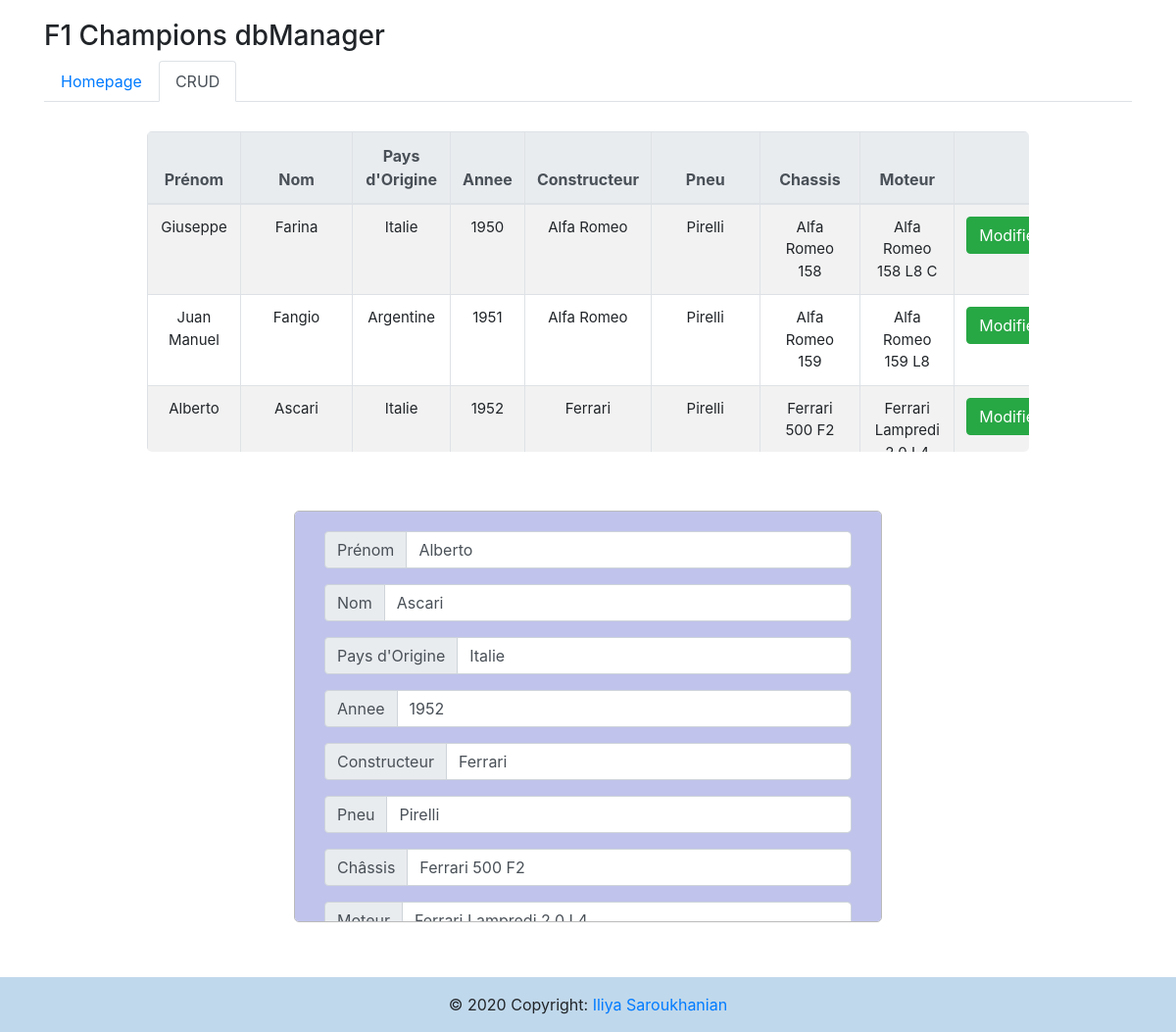
The app's page /crud.php?edit=3 with its own data.
### tables this page shows
CREATE TABLE `f1Champs` (
  `idAnnee` int(11) NOT NULL,
  `prenom` varchar(30) NOT NULL,
  `nom` varchar(40) NOT NULL,
  `paysOrigine` varchar(30) NOT NULL,
  `annee` int(4) NOT NULL,
  `constructeur` varchar(50) NOT NULL,
  `pneu` varchar(40) NOT NULL,
  `chassis` varchar(60) NOT NULL,
  `moteur` varchar(60) NOT NULL
);

### crud.php (the view, shortened to what this page needs)
<?php
require_once("bdd/db_connection.php");
$prenom = filter_input(INPUT_POST, 'prenom', FILTER_SANITIZE_STRING);
$nom = filter_input(INPUT_POST, 'nom', FILTER_SANITIZE_STRING);
?>
<!DOCTYPE html>
<html class="no-js">
<head>
    <link rel="stylesheet" href="https://stackpath.bootstrapcdn.com/bootstrap/4.5.0/css/bootstrap.min.css">
    <link rel="stylesheet" type="text/css" href="styles/crud.css">
</head>
<body>
    <div class="container">
        <h3>F1 Champions dbManager</h3>
        <ul class="nav nav-tabs">
            <li class="nav-item">
                <a class="nav-link" href="index.php">Homepage</a>
            </li>
            <li class="nav-item">
                <a class="nav-link active">CRUD</a>
            </li>
        </ul>
    </div>
    <div>
        <?php
            $resultat = $conn->query('SELECT * FROM f1Champs');
        ?>
        <div id="container">
            <table class="table table-fixed-header table-hover table-striped table-bordered" style="border: 1px solid #bbbbbb;">
                <thead class="thead-light">
                    <tr>
                        <th style="width:5%; text-align:center;" scope="col">Prénom</th>
                        <th style="width:5%; text-align:center;" scope="col">Nom</th>
                        <th style="width:5%; text-align:center;" scope="col">Pays d'Origine</th>
                        <th style="width:5%; text-align:center;" scope="col">Annee</th>
                        <th style="width:5%; text-align:center;" scope="col">Constructeur</th>
                        <th style="width:5%; text-align:center;" scope="col">Pneu</th>
                        <th style="width:5%; text-align:center;" scope="col">Chassis</th>
                        <th style="width:5%; text-align:center;" scope="col">Moteur</th>
                        <th style="width:5%; text-align:center;" colspan="8" scope="col">Action</th>
                    </tr>
                </thead>
                <div>
                    <tbody>
                        <?php while ($donnees = $resultat->fetch()) { ?>
                            <tr scope="row">
                                <td style="text-align:center;"><?php echo $donnees['prenom']; ?></td>
                                <td style="text-align:center;"><?php echo $donnees['nom']; ?></td>
                                <td style="text-align:center;"><?php echo $donnees['paysOrigine']; ?></td>
                                <td style="text-align:center;"><?php echo $donnees['annee']; ?></td>
                                <td style="text-align:center;"><?php echo $donnees['constructeur']; ?></td>
                                <td style="text-align:center;"><?php echo $donnees['pneu']; ?></td>
                                <td style="text-align:center;"><?php echo $donnees['chassis']; ?></td>
                                <td style="text-align:center;"><?php echo $donnees['moteur']; ?></td>
                                <td style="text-align:center;" id="edit">
                                    <?php
                                    if (isset($_GET['edit'])) {
                                        $id = $_GET['edit'];
                                        $requete = $conn->query("SELECT * FROM f1Champs WHERE idAnnee=$id");
                                        if ($requete->rowCount() == 1) {
                                            while ($data = $requete->fetch()) {
                                                $prenom = $data['prenom'];
                                                $nom = $data['nom'];
                                                $paysOrigine = $data['paysOrigine'];
                                                $annee = $data['annee'];
                                                $constructeur = $data['constructeur'];
                                                $pneu = $data['pneu'];
                                                $chassis = $data['chassis'];
                                                $moteur = $data['moteur'];
                                            }
                                        }
                                    }
                                    ?>
                                    <a name="edit" href="crud.php?edit=<?php echo $donnees['idAnnee']; ?>" class="btn btn-success">Modifier</a>
                                </td>
                            </tr>
                        <?php } ?>
                    </tbody>
                </div>
            </table>
        </div>
        <div class="form-group">
            <form method="POST" action="#">
                <div class="input-group mb-3">
                    <div class="input-group-prepend">
                        <span for="prenom" class="input-group-text">Prénom</span>
                    </div>
                    <input type="text" class="form-control" name="prenom" value="<?php if (isset($_POST['prenom']) || isset($prenom)) {
                                                                                        echo $prenom;
                                                                                    } else {
                                                                                        echo "";
                                                                                    } ?>" />
                </div>
                <div class="input-group mb-3">
                    <div class="input-group-prepend">
                        <span for="nom" class="input-group-text">Nom</span>
                    </div>
                    <input type="text" class="form-control" name="nom" value="<?php if (isset($_POST['nom']) || isset($nom)) {
                                                                                    echo $nom;
                                                                                } else {
                                                                                    echo "";
                                                                                } ?>" />
                </div>
                <div class="input-group mb-3">
                    <div class="input-group-prepend">
                        <span for="paysOrigine" class="input-group-text">Pays d'Origine</span>
                    </div>
                    <input type="text" class="form-control" name="paysOrigine" value="<?php if (isset($_POST['paysOrigine']) || isset($paysOrigine)) {
                                                                                        echo $paysOrigine;
                                                                                    } else {
                                                                                        echo "";
                                                                                    } ?>" />
                </div>
                <div class="input-group mb-3">
                    <div class="input-group-prepend">
                        <span for="annee" class="input-group-text">Annee</span>
                    </div>
                    <input type="number" class="form-control" min="0" name="annee" value="<?php if (isset($_POST['annee']) || isset($annee)) {
                                                                                            echo $annee;
                                                                                        } else {
                                                                                            echo "";
                                                                                        } ?>" />
                </div>
                <div class="input-group mb-3">
                    <div class="input-group-prepend">
                        <span for="constructeur" class="input-group-text">Constructeur</span>
                    </div>
                    <input type="text" class="form-control" name="constructeur" value="<?php if (isset($_POST['constructeur']) || isset($constructeur)) {
                                                                                    echo $constructeur;
                                                                                } else {
                                                                                    echo "";
                                                                                } ?>" />
                </div>
                <div class="input-group mb-3">
                    <div class="input-group-prepend">
                        <span for="pneu" class="input-group-text">Pneu</span>
                    </div>
                    <input type="text" class="form-control" name="pneu" value="<?php if (isset($_POST['pneu']) || isset($pneu)) {
                                                                                    echo $pneu;
                                                                                } else {
                                                                                    echo "";
                                                                                } ?>" />
                </div>
                <div class="input-group mb-3">
                    <div class="input-group-prepend">
                        <span for="chassis" class="input-group-text">Châssis</span>
                    </div>
                    <input type="text" class="form-control" name="chassis" value="<?php if (isset($_POST['chassis']) || isset($chassis)) {
                                                                                    echo $chassis;
                                                                                } else {
                                                                                    echo "";
                                                                                } ?>" />
                </div>
                <div class="input-group mb-3">
                    <div class="input-group-prepend">
                        <span for="moteur" class="input-group-text">Moteur</span>
                    </div>
                    <input type="text" class="form-control" name="moteur" value="<?php if (isset($_POST['moteur']) || isset($moteur)) {
                                                                                    echo $moteur;
                                                                                } else {
                                                                                    echo "";
                                                                                } ?>" />
                </div>
            </form>
        </div>
        <footer class="page-footer font-small blue">
            <div class="footer-copyright text-center py-3">© 2020 Copyright:
                <a href="https://github.com/iSar44"> Iliya Saroukhanian</a>
            </div>
        </footer>
</body>
</html>

### styles/crud.css (style rules this page uses)
body { margin-top: 20px; }
#container { margin: auto; margin-top: 30px; margin-bottom: 60px; width: 75%; height: 327px; overflow-y: scroll; border-radius: 5px; }
th { font-size: 16px; }
td { font-size: 15px; }
form { margin: auto; border-radius: 5px; margin-top: 30px; margin-bottom: 30px; padding-left: 2.5%; padding-right: 2.5%; padding-top: 20px; padding-bottom: 10px; background-color: #C0C3EB; border: 1px solid #bbbbbb; width: 50%; height: 420px; overflow-y: scroll; }
footer { position: fixed; left: 0; bottom: 0; width: 100%; text-align: center; margin-top: 50px; background-color: #C0D8EB; }

### records on screen
f1champs: prenom "Giuseppe", nom "Farina", paysOrigine "Italie", annee "1950", constructeur "Alfa Romeo", pneu "Pirelli", chassis "Alfa Romeo 158", moteur "Alfa Romeo 158 L8 C"
f1champs: prenom "Juan Manuel", nom "Fangio", paysOrigine "Argentine", annee "1951", constructeur "Alfa Romeo", pneu "Pirelli", chassis "Alfa Romeo 159", moteur "Alfa Romeo 159 L8"
f1champs: prenom "Alberto", nom "Ascari", paysOrigine "Italie", annee "1952", constructeur "Ferrari", pneu "Pirelli", chassis "Ferrari 500 F2", moteur "Ferrari Lampredi…", moteur "Ferrari Lampredi 2.0 L4"
